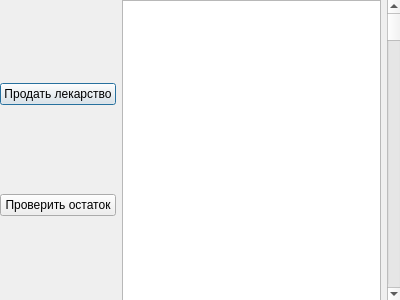
<?xml version="1.0" encoding="UTF-8"?>
<ui version="4.0">
 <class>Dialog</class>
 <widget class="QDialog" name="Dialog">
  <property name="geometry">
   <rect>
    <x>0</x>
    <y>0</y>
    <width>400</width>
    <height>300</height>
   </rect>
  </property>
  <property name="windowTitle">
   <string>Dialog</string>
  </property>
  <widget class="QWidget" name="">
   <property name="geometry">
    <rect>
     <x>0</x>
     <y>0</y>
     <width>401</width>
     <height>301</height>
    </rect>
   </property>
   <layout class="QHBoxLayout" name="horizontalLayout">
    <item>
     <layout class="QVBoxLayout" name="verticalLayout">
      <item>
       <widget class="QPushButton" name="SellMedicinePushButton">
        <property name="text">
         <string>Продать лекарство</string>
        </property>
       </widget>
      </item>
      <item>
       <widget class="QPushButton" name="CheckWarehousePushButton">
        <property name="text">
         <string>Проверить остаток</string>
        </property>
       </widget>
      </item>
     </layout>
    </item>
    <item>
     <widget class="QTableWidget" name="tableWidget"/>
    </item>
    <item>
     <widget class="QScrollBar" name="verticalScrollBar">
      <property name="orientation">
       <enum>Qt::Orientation::Vertical</enum>
      </property>
     </widget>
    </item>
   </layout>
  </widget>
 </widget>
 <resources/>
 <connections/>
</ui>
